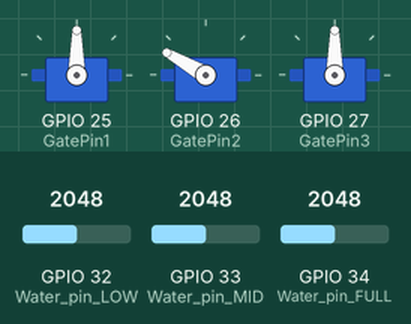
Recording of a sketch running on a simulated ESP32. On the bench: 3 × servo. Inputs (shaded band) come from the test bench; at power-on: GPIO 34 (Water_pin_FULL) = 2048, GPIO 33 (Water_pin_MID) = 2048, GPIO 32 (Water_pin_LOW) = 2048.

Above: at 1.2 s.
1.3 s: GPIO 34 (Water_pin_FULL) set to 21
2.8 s: GPIO 34 (Water_pin_FULL) set to 17
At 4.0 s:
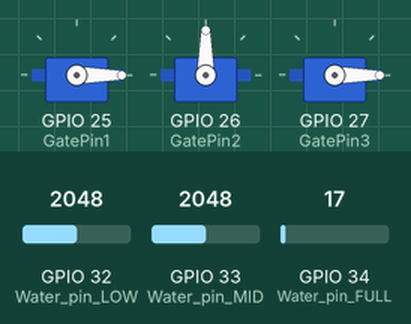
4.3 s: GPIO 33 (Water_pin_MID) set to 22
5.8 s: GPIO 33 (Water_pin_MID) set to 17
At 7.0 s:
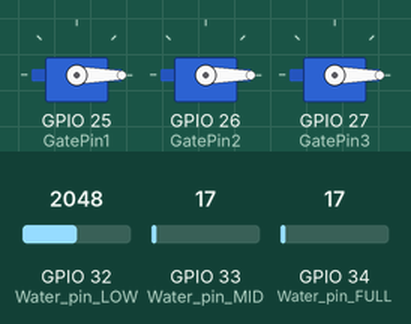
7.3 s: GPIO 33 (Water_pin_MID) set to 491
At 8.0 s:
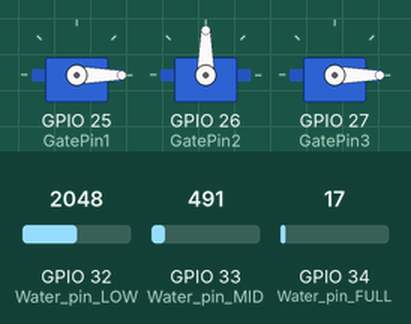
8.8 s: GPIO 33 (Water_pin_MID) set to 0
At 9.5 s:
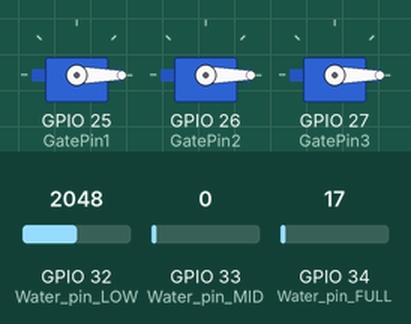
Timing chart, 0 to 11.3 s (numbered marks = the images above; inputs shaded):
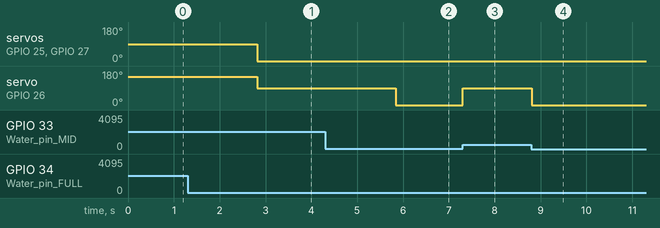

The sketch:

DAYUUMM_CONTROL.ino
```cpp
#include <ESP32Servo.h>
#include <Arduino.h>


// Define Servo Pins
const int GatePin1 = 25;
const int GatePin2 = 26;
const int GatePin3 = 27;

// Define Switch Pins
const int Water_pin_LOW = 32;
const int Water_pin_MID = 33;
const int Water_pin_FULL = 34;

// Define Servo Objects
Servo servo1;
Servo servo2;
Servo servo3;


void setup() {

  servo1.attach(GatePin1);
  servo2.attach(GatePin2);
  servo3.attach(GatePin3);

  // Set Servo Initial Position
  servo1.write(0);
  servo2.write(0);
  servo3.write(0);

  // Set Pin Modes
  pinMode(Water_pin_LOW, INPUT);
  pinMode(Water_pin_MID, INPUT);
  pinMode(Water_pin_FULL, INPUT);
}

void loop() {

  int switch1State = analogRead(Water_pin_LOW);
  int switch2State = analogRead(Water_pin_MID);
  int switch3State = analogRead(Water_pin_FULL);


  if (switch1State < 20 && switch2State < 20 && switch3State < 20) {
  servo1.write(0);
  servo2.write(0);
  servo3.write(0);
  }

  if (switch1State > 20 && switch2State < 20 && switch3State < 20) {
  servo1.write(0);
  servo2.write(0);
  servo3.write(0);
  }

  if (switch1State > 20 && switch2State > 20 && switch3State < 20) {
  servo1.write(0);
  servo2.write(90);
  servo3.write(0);
  }

  if (switch1State > 20 && switch2State > 20 && switch3State > 20) {
  servo1.write(90);
  servo2.write(150);
  servo3.write(90);
  }

  delay(50); // Small delay for stability
}
```

Measured:
- the behaviour switches between 20 and 19 on GPIO 34 (Water_pin_FULL) (found by bisection; images 0 and 1)
- the behaviour switches between 20 and 19 on GPIO 33 (Water_pin_MID) (found by bisection; images 1 and 2)
- after the input at 1.3 s, every drawn part: stays the same
- after the input at 2.8 s, servo on GPIO 25 (GatePin1), servo on GPIO 27 (GatePin3): 90° → 0° at once; servo on GPIO 26 (GatePin2): 150° → 90° at once
- after the input at 4.3 s, every drawn part: stays the same
- after the input at 5.8 s, servo on GPIO 26 (GatePin2): 90° → 0° at once
- after the input at 7.3 s, servo on GPIO 26 (GatePin2): 0° → 90° at once
- after the input at 8.8 s, servo on GPIO 26 (GatePin2): 90° → 0° at once
